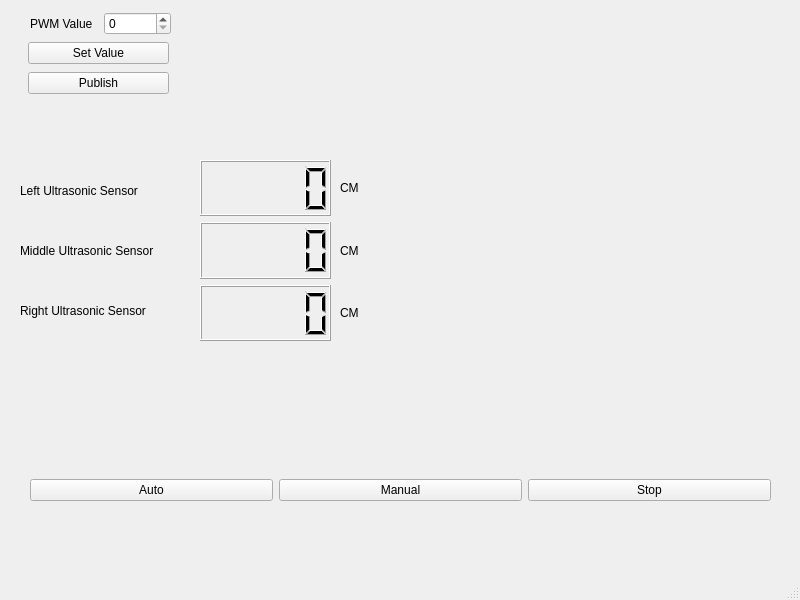
<?xml version="1.0" encoding="UTF-8"?>
<ui version="4.0">
 <class>MainWindow</class>
 <widget class="QMainWindow" name="MainWindow">
  <property name="geometry">
   <rect>
    <x>0</x>
    <y>0</y>
    <width>800</width>
    <height>600</height>
   </rect>
  </property>
  <property name="windowTitle">
   <string>MainWindow</string>
  </property>
  <widget class="QWidget" name="centralwidget">
   <widget class="QWidget" name="layoutWidget">
    <property name="geometry">
     <rect>
      <x>30</x>
      <y>10</y>
      <width>141</width>
      <height>28</height>
     </rect>
    </property>
    <layout class="QHBoxLayout" name="horizontalLayout_2">
     <item>
      <widget class="QLabel" name="PWM_value">
       <property name="text">
        <string>PWM Value</string>
       </property>
      </widget>
     </item>
     <item>
      <widget class="QSpinBox" name="PWM_spinBox"/>
     </item>
    </layout>
   </widget>
   <widget class="QWidget" name="layoutWidget">
    <property name="geometry">
     <rect>
      <x>30</x>
      <y>430</y>
      <width>741</width>
      <height>121</height>
     </rect>
    </property>
    <layout class="QHBoxLayout" name="horizontalLayout">
     <item>
      <widget class="QPushButton" name="Publisher_Button">
       <property name="text">
        <string>Auto</string>
       </property>
      </widget>
     </item>
     <item>
      <widget class="QPushButton" name="Manual">
       <property name="text">
        <string>Manual</string>
       </property>
      </widget>
     </item>
     <item>
      <widget class="QPushButton" name="Stop">
       <property name="text">
        <string>Stop</string>
       </property>
      </widget>
     </item>
    </layout>
   </widget>
   <widget class="QWidget" name="layoutWidget">
    <property name="geometry">
     <rect>
      <x>28</x>
      <y>40</y>
      <width>141</width>
      <height>58</height>
     </rect>
    </property>
    <layout class="QVBoxLayout" name="verticalLayout">
     <item>
      <widget class="QPushButton" name="Set_value">
       <property name="text">
        <string>Set Value</string>
       </property>
      </widget>
     </item>
     <item>
      <widget class="QPushButton" name="Publish_PWM_main_window">
       <property name="text">
        <string>Publish</string>
       </property>
      </widget>
     </item>
    </layout>
   </widget>
   <widget class="QWidget" name="layoutWidget_2">
    <property name="geometry">
     <rect>
      <x>20</x>
      <y>280</y>
      <width>181</width>
      <height>61</height>
     </rect>
    </property>
    <layout class="QHBoxLayout" name="horizontalLayout_5">
     <item>
      <widget class="QLabel" name="label_3">
       <property name="text">
        <string>Right Ultrasonic Sensor</string>
       </property>
      </widget>
     </item>
    </layout>
   </widget>
   <widget class="QWidget" name="layoutWidget">
    <property name="geometry">
     <rect>
      <x>20</x>
      <y>160</y>
      <width>181</width>
      <height>61</height>
     </rect>
    </property>
    <layout class="QHBoxLayout" name="horizontalLayout_4">
     <item>
      <widget class="QLabel" name="label">
       <property name="text">
        <string>Left Ultrasonic Sensor</string>
       </property>
      </widget>
     </item>
    </layout>
   </widget>
   <widget class="QWidget" name="layoutWidget">
    <property name="geometry">
     <rect>
      <x>20</x>
      <y>220</y>
      <width>181</width>
      <height>61</height>
     </rect>
    </property>
    <layout class="QHBoxLayout" name="horizontalLayout_3">
     <item>
      <widget class="QLabel" name="label_2">
       <property name="text">
        <string>Middle Ultrasonic Sensor</string>
       </property>
      </widget>
     </item>
    </layout>
   </widget>
   <widget class="QWidget" name="layoutWidget">
    <property name="geometry">
     <rect>
      <x>200</x>
      <y>160</y>
      <width>131</width>
      <height>181</height>
     </rect>
    </property>
    <layout class="QVBoxLayout" name="verticalLayout_2">
     <item>
      <widget class="QLCDNumber" name="left_ultrasonic_lcd"/>
     </item>
     <item>
      <widget class="QLCDNumber" name="middle_ultrasonic_lcd"/>
     </item>
     <item>
      <widget class="QLCDNumber" name="right_ultrasonic_lcd"/>
     </item>
    </layout>
   </widget>
   <widget class="QWidget" name="layoutWidget">
    <property name="geometry">
     <rect>
      <x>340</x>
      <y>160</y>
      <width>81</width>
      <height>181</height>
     </rect>
    </property>
    <layout class="QVBoxLayout" name="verticalLayout_3">
     <item>
      <widget class="QLabel" name="label_4">
       <property name="text">
        <string>CM</string>
       </property>
      </widget>
     </item>
     <item>
      <widget class="QLabel" name="label_5">
       <property name="text">
        <string>CM</string>
       </property>
      </widget>
     </item>
     <item>
      <widget class="QLabel" name="label_6">
       <property name="text">
        <string>CM</string>
       </property>
      </widget>
     </item>
    </layout>
   </widget>
  </widget>
  <widget class="QMenuBar" name="menubar">
   <property name="geometry">
    <rect>
     <x>0</x>
     <y>0</y>
     <width>800</width>
     <height>22</height>
    </rect>
   </property>
  </widget>
  <widget class="QStatusBar" name="statusbar"/>
 </widget>
 <resources/>
 <connections/>
</ui>
